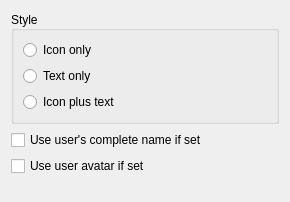
<?xml version="1.0" encoding="UTF-8"?>
<ui version="4.0">
 <class>FastuserswitchConfig</class>
 <widget class="QWidget" name="FastuserswitchConfig">
  <property name="geometry">
   <rect>
    <x>0</x>
    <y>0</y>
    <width>290</width>
    <height>202</height>
   </rect>
  </property>
  <property name="windowTitle">
   <string>Configure Lock/Logout</string>
  </property>
  <layout class="QVBoxLayout" name="verticalLayout_2">
   <item>
    <widget class="QGroupBox" name="groupBox">
     <property name="title">
      <string>Style</string>
     </property>
     <property name="alignment">
      <set>Qt::AlignLeading|Qt::AlignLeft|Qt::AlignVCenter</set>
     </property>
     <layout class="QVBoxLayout" name="verticalLayout">
      <item>
       <widget class="QRadioButton" name="radioButton_iconOnly">
        <property name="toolTip">
         <string/>
        </property>
        <property name="text">
         <string>Icon only</string>
        </property>
       </widget>
      </item>
      <item>
       <widget class="QRadioButton" name="radioButton_textOnly">
        <property name="text">
         <string>Text only</string>
        </property>
       </widget>
      </item>
      <item>
       <widget class="QRadioButton" name="radioButton_iconPlusText">
        <property name="text">
         <string>Icon plus text</string>
        </property>
       </widget>
      </item>
     </layout>
    </widget>
   </item>
   <item>
    <widget class="QCheckBox" name="checkBox_completeName">
     <property name="text">
      <string>Use user's complete name if set</string>
     </property>
    </widget>
   </item>
   <item>
    <widget class="QCheckBox" name="checkBox_userImage">
     <property name="text">
      <string>Use user avatar if set</string>
     </property>
    </widget>
   </item>
   <item>
    <spacer name="verticalSpacer">
     <property name="orientation">
      <enum>Qt::Vertical</enum>
     </property>
     <property name="sizeHint" stdset="0">
      <size>
       <width>20</width>
       <height>40</height>
      </size>
     </property>
    </spacer>
   </item>
  </layout>
 </widget>
 <resources/>
 <connections/>
</ui>
